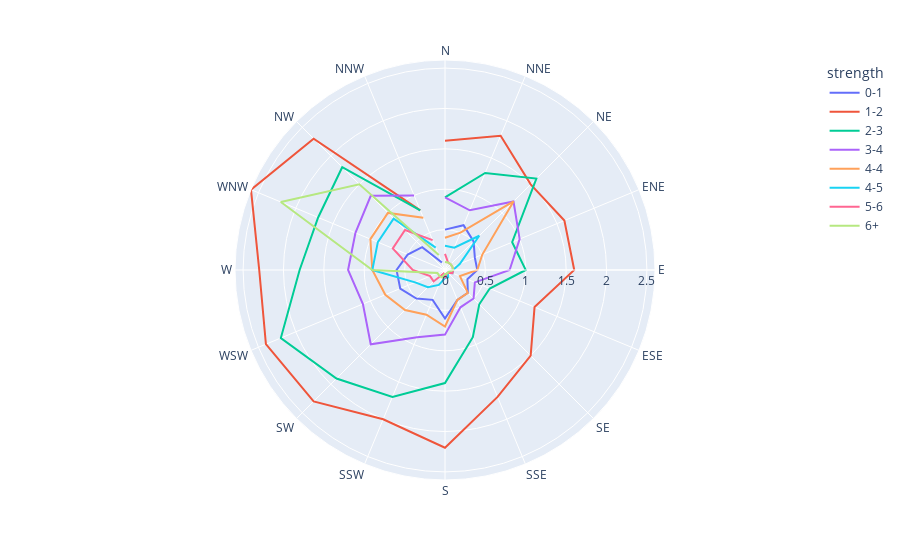

Notebook code for this chart:
### Code cell
px.line_polar(wind, theta="direction", r="frequency", color="strength", line_close=False)

### Figure 1 — Plotly figure (JSON) as saved in the notebook; plotly's stock layout.template omitted (floating-point values rounded to 4 significant figures)
{"data": [{"hovertemplate": "strength=0-1<br>frequency=%{r}<br>direction=%{theta}<extra></extra>", "legendgroup": "0-1", "line": {"color": "#636efa", "dash": "solid"}, "marker": {"symbol": "circle"}, "mode": "lines", "name": "0-1", "r": [0.5, 0.6, 0.5, 0.4, 0.4, 0.3, 0.4, 0.4, 0.6, 0.4, 0.5, 0.6, 0.6, 0.5, 0.4, 0.1], "showlegend": true, "subplot": "polar", "theta": ["N", "NNE", "NE", "ENE", "E", "ESE", "SE", "SSE", "S", "SSW", "SW", "WSW", "W", "WNW", "NW", "NNW"], "type": "scatterpolar"}, {"hovertemplate": "strength=1-2<br>frequency=%{r}<br>direction=%{theta}<extra></extra>", "legendgroup": "1-2", "line": {"color": "#EF553B", "dash": "solid"}, "marker": {"symbol": "circle"}, "mode": "lines", "name": "1-2", "r": [1.6, 1.8, 1.5, 1.6, 1.6, 1.2, 1.5, 1.7, 2.2, 2, 2.3, 2.4, 2.3, 2.6, 2.3, 0.8], "showlegend": true, "subplot": "polar", "theta": ["N", "NNE", "NE", "ENE", "E", "ESE", "SE", "SSE", "S", "SSW", "SW", "WSW", "W", "WNW", "NW", "NNW"], "type": "scatterpolar"}, {"hovertemplate": "strength=2-3<br>frequency=%{r}<br>direction=%{theta}<extra></extra>", "legendgroup": "2-3", "line": {"color": "#00cc96", "dash": "solid"}, "marker": {"symbol": "circle"}, "mode": "lines", "name": "2-3", "r": [0.9, 1.3, 1.6, 0.9, 1, 0.6, 0.6, 0.9, 1.4, 1.7, 1.9, 2.2, 1.8, 1.7, 1.8, 0.8], "showlegend": true, "subplot": "polar", "theta": ["N", "NNE", "NE", "ENE", "E", "ESE", "SE", "SSE", "S", "SSW", "SW", "WSW", "W", "WNW", "NW", "NNW"], "type": "scatterpolar"}, {"hovertemplate": "strength=3-4<br>frequency=%{r}<br>direction=%{theta}<extra></extra>", "legendgroup": "3-4", "line": {"color": "#ab63fa", "dash": "solid"}, "marker": {"symbol": "circle"}, "mode": "lines", "name": "3-4", "r": [0.9, 0.8, 1.2, 1, 0.8, 0.4, 0.5, 0.5, 0.8, 0.9, 1.3, 1.1, 1.2, 1.2, 1.3, 1], "showlegend": true, "subplot": "polar", "theta": ["N", "NNE", "NE", "ENE", "E", "ESE", "SE", "SSE", "S", "SSW", "SW", "WSW", "W", "WNW", "NW", "NNW"], "type": "scatterpolar"}, {"hovertemplate": "strength=4-4<br>frequency=%{r}<br>direction=%{theta}<extra></extra>", "legendgroup": "4-4", "line": {"color": "#FFA15A", "dash": "solid"}, "marker": {"symbol": "circle"}, "mode": "lines", "name": "4-4", "r": [0.4, 0.5, 1.2, 0.5, 0.4, 0.2, 0.4, 0.4, 0.7, 0.6, 0.7, 0.8, 0.9, 1, 1, 0.7], "showlegend": true, "subplot": "polar", "theta": ["N", "NNE", "NE", "ENE", "E", "ESE", "SE", "SSE", "S", "SSW", "SW", "WSW", "W", "WNW", "NW", "NNW"], "type": "scatterpolar"}, {"hovertemplate": "strength=4-5<br>frequency=%{r}<br>direction=%{theta}<extra></extra>", "legendgroup": "4-5", "line": {"color": "#19d3f3", "dash": "solid"}, "marker": {"symbol": "circle"}, "mode": "lines", "name": "4-5", "r": [0.3, 0.3, 0.6, 0.2, 0.1, 0.1, 0.05, 0.1, 0.1, 0.2, 0.3, 0.4, 0.9, 0.9, 0.9, 0.3], "showlegend": true, "subplot": "polar", "theta": ["N", "NNE", "NE", "ENE", "E", "ESE", "SE", "SSE", "S", "SSW", "SW", "WSW", "W", "WNW", "NW", "NNW"], "type": "scatterpolar"}, {"hovertemplate": "strength=5-6<br>frequency=%{r}<br>direction=%{theta}<extra></extra>", "legendgroup": "5-6", "line": {"color": "#FF6692", "dash": "solid"}, "marker": {"symbol": "circle"}, "mode": "lines", "name": "5-6", "r": [0.2, 0.1, 0.1, 0.1, 0.1, 0.1, 0.05, 0.05, 0.1, 0.05, 0.2, 0.2, 0.4, 0.7, 0.7, 0.4], "showlegend": true, "subplot": "polar", "theta": ["N", "NNE", "NE", "ENE", "E", "ESE", "SE", "SSE", "S", "SSW", "SW", "WSW", "W", "WNW", "NW", "NNW"], "type": "scatterpolar"}, {"hovertemplate": "strength=6+<br>frequency=%{r}<br>direction=%{theta}<extra></extra>", "legendgroup": "6+", "line": {"color": "#B6E880", "dash": "solid"}, "marker": {"symbol": "circle"}, "mode": "lines", "name": "6+", "r": [0.1, 0.1, 0.1, 0.1, 0.1, 0.05, 0.05, 0.05, 0.05, 0.1, 0.1, 0.1, 0.9, 2.2, 1.5, 0.2], "showlegend": true, "subplot": "polar", "theta": ["N", "NNE", "NE", "ENE", "E", "ESE", "SE", "SSE", "S", "SSW", "SW", "WSW", "W", "WNW", "NW", "NNW"], "type": "scatterpolar"}], "layout": {"legend": {"title": {"text": "strength"}, "tracegroupgap": 0}, "margin": {"t": 60}, "polar": {"angularaxis": {"direction": "clockwise", "rotation": 90}, "domain": {"x": [0, 1], "y": [0, 1]}}}}
